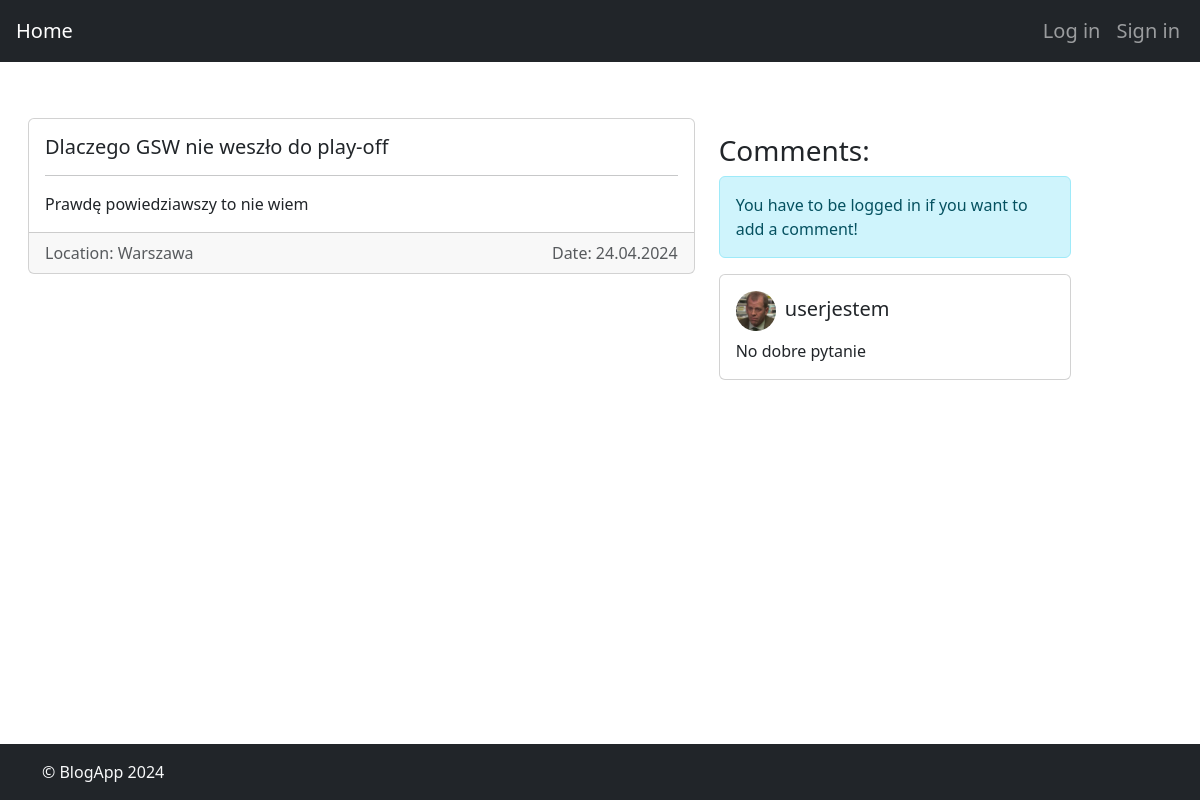
/blogs/2/articles/2/, run on an earlier commit of the app's database.
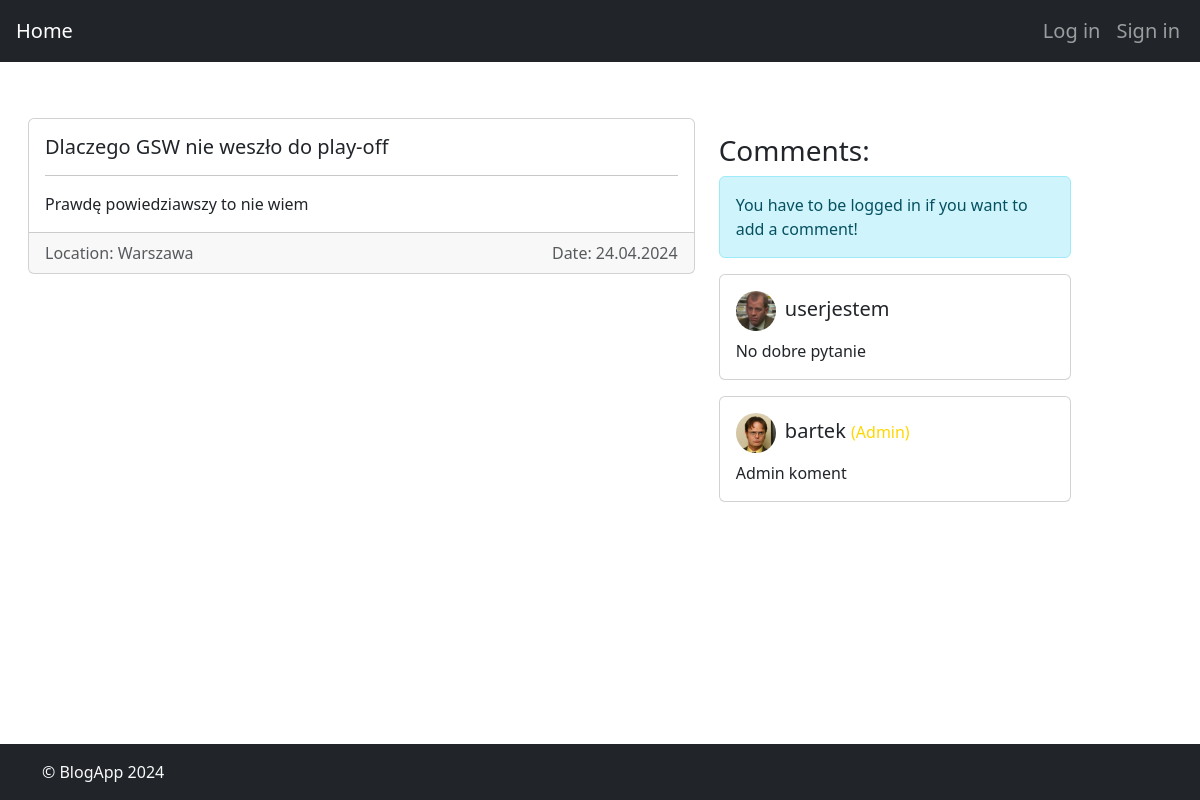
And on a later commit of the database.
### blogApp/models.py (models this page shows, shortened)
class Comment(models.Model):
    author = models.ForeignKey(CustomUser, on_delete=models.CASCADE)
    body = models.TextField()
    article = models.ForeignKey(Article, on_delete=models.CASCADE)

class CustomUser(AbstractUser):
    avatar = models.ImageField(upload_to='avatars/', blank=True, null=True)
    isAdmin = models.BooleanField(default=False)
    def __str__(self):
        return self.username

### blogApp/views.py (the view, shortened to what this page needs)
# urls.py: path('blogs/<int:blog_id>/articles/<int:article_id>/', views.article_detail, name='article_detail'),
def article_detail(request, blog_id, article_id):
    logger.info(f'Displaying details of an article {article_id}')
    article = get_object_or_404(Article, pk=article_id)
    comments = article.comment_set.all()
    images = article.article_images.all()
    article_id_str = str(article_id)  # Zamień article_id na string
    if 'article_passwords' not in request.session:
        request.session['article_passwords'] = {}
        logger.info('Initialized article_passwords in session')
    if request.method == 'POST':
        form = CommentForm(request.POST)
        if form.is_valid():
            logger.info(f'Comment has been added to article {article_id_str}')
            comment = form.save(commit=False)
            comment.author = request.user
            comment.article = article
            comment.save()
            return redirect('article_detail', blog_id=blog_id, article_id=article.id)
    else:
        form = CommentForm()
    return render(request, 'articles/article_detail.html', {'article': article, 'comments': comments, 'form': form, 'blog_id': blog_id, 'images': images})

### blogApp/templates/articles/article_detail.html (shortened to what this page needs)
{% extends 'base.html' %}
{% load static %}
{% block content %}
<div class="container-fluid mt-5 mb-3">
    <div class="row">
        <div class="col-md-7 order-1">
            <div class="card mb-3">
                <div class="card-body">
                    <h5 class="card-title d-flex justify-content-between align-items-center">
                        <span>
                            {{ article.title }}
                        </span>
                    </h5>
                    <hr>
                    <p class="card-text">
                        {{article.content}}
                    </p>
                </div>
                <div class="card-footer text-muted d-flex justify-content-between">
                    <span>Location: {{article.location}}</span> <span>Date: {{article.date}}</span>
                </div>
            </div>
        </div>
        <div class="col-md-5 order-2">
            <h3>Comments: </h3>
            {% if user.is_authenticated %}
            <div class="w-100">
                <form method="POST" class="mb-3">
                    {% csrf_token %}
                    <div class="mb-3">
                        <label for="id_body" class="form-label">Body</label>
                        <textarea name="body" cols="5" rows="3" required="" id="id_body"
                            class="form-control"></textarea>
                    </div>
                    <button type="submit" class="btn btn-primary">Add comment</button>
                </form>
            </div>
            {% else %}
            <div class="alert alert-info w-75" role="alert">
                You have to be logged in if you want to add a comment!
            </div>
            {% endif%}
            {% for comment in comments %}
            <div class="card mb-3 w-75">
                <div class="card-body">
                    <h5 class="card-title">
                        {% if comment.author.avatar %}
                        <img src="{{ comment.author.avatar.url }}" alt="{{ comment.author.username }}'s avatar"
                            class="rounded-circle me-1" width="40" height="40">
                        {% else %}
                        <img src="{% static 'default-avatar.png' %}" alt="{{ comment.author.username }}'s avatar"
                            class="rounded-circle me-1" width="40" height="40">
                        {% endif %}
                        {{comment.author}}
                        {% if comment.author.isAdmin %}
                        <span style="color:gold;" class="fs-6">(Admin)</span>
                        {% endif %}
                    </h5>
                    <p class="card-text">{{comment.body}}
                    </p>
                </div>
            </div>
            {% endfor %}
        </div>
    </div>
</div>
{% endblock %}

What changed in the data, as far as the page shows it:
added Comment: author.avatar (picture), author "bartek", shows "(Admin)", body "Admin koment"
